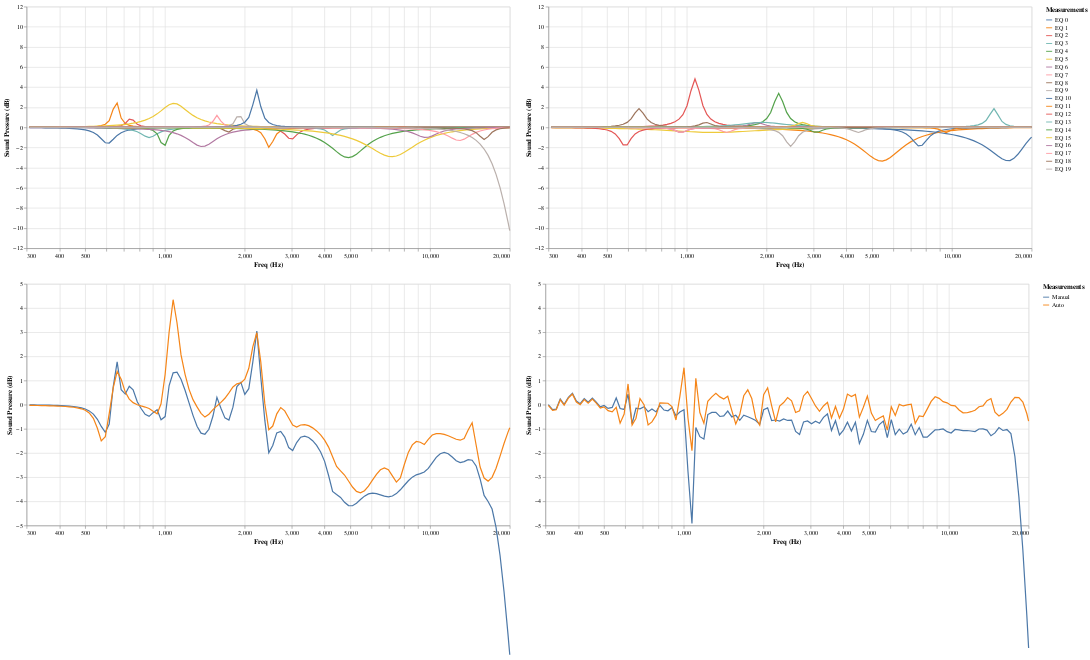

Notebook source saved alongside this figure:
### Code cell
df_eq = pd.DataFrame({'Freq': freq})
for i, (pos, eq) in enumerate(manual_peq):
    df_eq['EQ {}'.format(i)] = peq_build(freq, [(pos, eq)])
    
g_eq = alt.Chart(
    graph_melt(df_eq)).mark_line().encode(
    alt.X('Freq:Q', title='Freq (Hz)', scale=alt.Scale(type='log', nice=False, domain=[my_freq_reg_min, 20000])),
    alt.Y('dB:Q', title='Sound Pressure (dB)', scale=alt.Scale(zero=False, domain=[-12,12 ])),
    alt.Color('Measurements', type='nominal', sort=None),
).properties(
    width=800,
    height=400
)

df_auto = pd.DataFrame({'Freq': freq})
for i, (pos, eq) in enumerate(auto_peq):
    df_auto['EQ {}'.format(i)] = peq_build(freq, [(pos, eq)])
    
g_auto = alt.Chart(
    graph_melt(df_auto)).mark_line().encode(
    alt.X('Freq:Q', title='Freq (Hz)', scale=alt.Scale(type='log', nice=False, domain=[my_freq_reg_min, 20000])),
    alt.Y('dB:Q', title='Sound Pressure (dB)', scale=alt.Scale(zero=False, domain=[-12,12 ])),
    alt.Color('Measurements', type='nominal', sort=None),
).properties(
    width=800,
    height=400
)

g_eq_full = alt.Chart(
    graph_melt(
        pd.DataFrame({
            'Freq': freq,
            'Manual': peq_build(freq, manual_peq),
            'Auto': peq_build(freq, auto_peq),
        }))).mark_line().encode(
    alt.X('Freq:Q', title='Freq (Hz)', scale=alt.Scale(type='log', nice=False, domain=[my_freq_reg_min, 20000])),
    alt.Y('dB:Q', title='Sound Pressure (dB)', scale=alt.Scale(zero=False, domain=[-5,5 ])),
    alt.Color('Measurements', type='nominal', sort=None),
).properties(
    width=800,
    height=400
)

g_optim = alt.Chart(
    graph_melt(
        pd.DataFrame({
            'Freq': freq,
            #'LW-Reg': lw-lw_interp,
            'Manual': lw_eq[0]-lw_eq_interp[0],
            'Auto': target[0]-target_interp[0]+peq_build(freq, auto_peq),
        }))).mark_line().encode(
    alt.X('Freq:Q', title='Freq (Hz)', scale=alt.Scale(type='log', nice=False, domain=[my_freq_reg_min, 20000])),
    alt.Y('dB:Q', title='Sound Pressure (dB)', scale=alt.Scale(zero=False, domain=[-5,5 ])),
    alt.Color('Measurements', type='nominal', sort=None),
).properties(
    width=800,
    height=400
)

((g_eq | g_auto) & (g_eq_full | g_optim)).resolve_scale('independent')

### Figure 1 — Vega-Lite specification as saved in the notebook (floating-point values rounded to 4 significant figures; data arrays with more than 128 entries replaced by an {"elided": "..."} marker saying what was removed)
{"config": {"view": {"continuousWidth": 400, "continuousHeight": 300}}, "vconcat": [{"hconcat": [{"data": {"name": "data-b731f6552c489ca81478002b1dbdb80b"}, "mark": "line", "encoding": {"color": {"type": "nominal", "field": "Measurements", "sort": null}, "x": {"type": "quantitative", "field": "Freq", "scale": {"domain": [300, 20000], "nice": false, "type": "log"}, "title": "Freq (Hz)"}, "y": {"type": "quantitative", "field": "dB", "scale": {"domain": [-12, 12], "zero": false}, "title": "Sound Pressure (dB)"}}, "height": 400, "width": 800}, {"data": {"name": "data-ef40f13da7b650f22fe8763065b0023d"}, "mark": "line", "encoding": {"color": {"type": "nominal", "field": "Measurements", "sort": null}, "x": {"type": "quantitative", "field": "Freq", "scale": {"domain": [300, 20000], "nice": false, "type": "log"}, "title": "Freq (Hz)"}, "y": {"type": "quantitative", "field": "dB", "scale": {"domain": [-12, 12], "zero": false}, "title": "Sound Pressure (dB)"}}, "height": 400, "width": 800}]}, {"hconcat": [{"data": {"name": "data-1140613ba165585ee1a3e2f540d91301"}, "mark": "line", "encoding": {"color": {"type": "nominal", "field": "Measurements", "sort": null}, "x": {"type": "quantitative", "field": "Freq", "scale": {"domain": [300, 20000], "nice": false, "type": "log"}, "title": "Freq (Hz)"}, "y": {"type": "quantitative", "field": "dB", "scale": {"domain": [-5, 5], "zero": false}, "title": "Sound Pressure (dB)"}}, "height": 400, "width": 800}, {"data": {"name": "data-c9cd71a0f0f2dedfeaca35241271372d"}, "mark": "line", "encoding": {"color": {"type": "nominal", "field": "Measurements", "sort": null}, "x": {"type": "quantitative", "field": "Freq", "scale": {"domain": [300, 20000], "nice": false, "type": "log"}, "title": "Freq (Hz)"}, "y": {"type": "quantitative", "field": "dB", "scale": {"domain": [-5, 5], "zero": false}, "title": "Sound Pressure (dB)"}}, "height": 400, "width": 800}]}], "resolve": {"scale": {"color": "independent"}}, "$schema": "https://vega.github.io/schema/vega-lite/v4.8.1.json", "datasets": {"data-b731f6552c489ca81478002b1dbdb80b": {"elided": "2440 records"}, "data-ef40f13da7b650f22fe8763065b0023d": {"elided": "2440 records"}, "data-1140613ba165585ee1a3e2f540d91301": {"elided": "244 records"}, "data-c9cd71a0f0f2dedfeaca35241271372d": {"elided": "244 records"}}}
